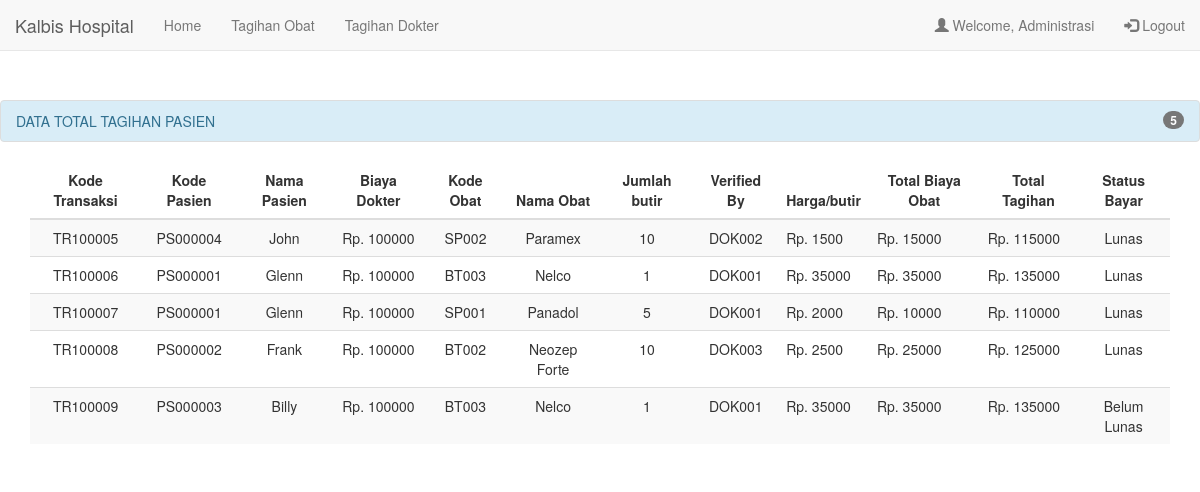
/adm/adm_index.php (signed in), run on the app's committed database.
### tables this page shows
CREATE TABLE `biaya_obat` (
  `kd_transaksi` int(11) NOT NULL,
  `kd_pasien` int(11) NOT NULL,
  `kd_obat` char(5) NOT NULL,
  `jumlah` int(11) NOT NULL,
  `status_bayar` varchar(15) NOT NULL
);

CREATE TABLE `pasien` (
  `kd_pasien` int(11) NOT NULL,
  `no_ktp` char(16) NOT NULL,
  `nama_pasien` varchar(25) NOT NULL,
  `tgl_lhr` date NOT NULL,
  `alamat_p` varchar(50) NOT NULL,
  `riwayat_p` varchar(30) NOT NULL,
  `status` varchar(10) NOT NULL
);

CREATE TABLE `biaya_dok` (
  `kd_transaksi` int(11) NOT NULL,
  `kd_pasien` int(11) NOT NULL,
  `biaya_dok` int(11) NOT NULL,
  `status_bayar` varchar(15) NOT NULL
);

CREATE TABLE `obat_farmasi` (
  `kd_obat` char(5) NOT NULL,
  `nama_obat` varchar(15) NOT NULL,
  `indikasi` varchar(30) NOT NULL,
  `dosis` varchar(10) NOT NULL,
  `bentuk` varchar(15) NOT NULL,
  `stok` int(11) NOT NULL,
  `satuan` enum('butir','botol') NOT NULL
);

CREATE TABLE `diagnosa` (
  `kd_periksa` int(11) NOT NULL,
  `kd_pasien` int(11) NOT NULL,
  `diagnosa` varchar(30) NOT NULL,
  `kd_obat` char(5) NOT NULL,
  `jumlah` int(11) NOT NULL,
  `verifiedBy` varchar(10) NOT NULL
);

CREATE TABLE `obat_keu` (
  `kd_obat` char(5) NOT NULL,
  `harga_satuan` int(11) NOT NULL
);

### adm/adm_index.php (the view, shortened to what this page needs)
<?php
	$host = "localhost";
	$user = "root";
	$pass = "";
	$dbname = "kalbis_rs";
	$koneksi = mysqli_connect($host, $user, $pass, $dbname);
	$query = "SELECT a.kd_transaksi, a.status_bayar AS obat, a.kd_pasien, d.nama_pasien, c.biaya_dok, c.status_bayar AS dok, a.kd_obat, e.nama_obat,
			  a.jumlah, b.harga_satuan, a.jumlah*b.harga_satuan, a.jumlah * b.harga_satuan + c.biaya_dok, f.verifiedBy
			  FROM biaya_obat a, obat_keu b, biaya_dok c, pasien d, obat_farmasi e, diagnosa f
			  WHERE b.kd_obat = a.kd_obat AND c.kd_pasien = a.kd_pasien AND
			  a.kd_pasien = d.kd_pasien AND a.kd_obat = e.kd_obat AND a.kd_transaksi = f.kd_periksa AND
			  c.kd_transaksi = f.kd_periksa ORDER BY a.kd_transaksi";
	$sql2 = mysqli_query($koneksi, $query);
	if(@$_SESSION['pendaftaran'] || @$_SESSION['dokter'] || @$_SESSION['dok001'] || @$_SESSION['dok002'] || @$_SESSION['dok003'] ||
	@$_SESSION['admin'] || @$_SESSION['farmasi'] || @$_SESSION['keuangan']){
?>
<!DOCTYPE html>
<html>
<head>
	<link rel="stylesheet" href="http://maxcdn.bootstrapcdn.com/bootstrap/3.3.6/css/bootstrap.min.css">
</head>
<body>
	<nav class="navbar navbar-default navbar-fixed-top">
		<div class="container-fluid">
			<div class="navbar-header">
			<a class="navbar-brand" href="#">Kalbis Hospital</a>
		</div>
		<ul class="nav navbar-nav">
			<li><a href="adm_index.php">Home</a></li>
			<li><a href="adm_biaya_obat.php">Tagihan Obat</a></li>
			<li><a href="adm_tagihan_dokter.php">Tagihan Dokter</a></li>
		</ul>
		<ul class="nav navbar-nav navbar-right">
			<li><a href="adm_profile.php"><span class="glyphicon glyphicon-user"></span> Welcome, Administrasi</a></li>
			<li><a href="../logout.php"><span class="glyphicon glyphicon-log-in"></span> Logout</a></li>
		</ul>
	  </div>
	</nav>
	<div id="tabel">
		<ul class="list-group ">
			<li class="list-group-item list-group-item-info">
				<span class="badge">
					<?php
						$result = mysqli_query($koneksi, "SELECT COUNT(*) AS `count` FROM biaya_obat");
						$row = mysqli_fetch_assoc($result);
						$count = $row['count'];
						echo $count;
					?>
				</span>DATA TOTAL TAGIHAN PASIEN
			</li>
		</ul>
		<div class="container">
			<table class="table table-striped">
				<thead>
					<tr>
						<th>Kode Transaksi</th>
						<th>Kode Pasien</th>
						<th>Nama Pasien</th>
						<th>Biaya Dokter</th>
						<th>Kode Obat</th>
						<th>Nama Obat</th>
						<th>Jumlah butir</th>
						<th>Verified By</th>
						<th>Harga/butir</th>
						<th>Total Biaya Obat</th>
						<th>Total Tagihan</th>
						<th>Status Bayar</th>
					</tr>
				</thead>
				<tbody>
					<?php
						while($row = mysqli_fetch_assoc($sql2)){
							$total = $row['jumlah'] * $row['harga_satuan'];
							$tot_tagihan = $total + $row['biaya_dok'];
							if($row['dok'] == "Lunas" && $row['obat'] == "Lunas"){
								$status = "Lunas";
							} else {
								$status = "Belum Lunas";
							}
							echo "<tr>";
							echo "<td class='td'>" . "TR" . $row['kd_transaksi'] . "</td>";
							echo "<td class='td'>PS00000" . $row['kd_pasien'] . "</td>";
							echo "<td class='td'>" . $row['nama_pasien'] . "</td>";
							echo "<td class='td'>Rp. " . $row['biaya_dok'] . "</td>";
							echo "<td class='td'>" . $row['kd_obat'] . "</td>";
							echo "<td class='td'>" . $row['nama_obat'] . "</td>";
							echo "<td class='td'>" . $row['jumlah'] . "</td>";
							echo "<td class='td'>" . $row['verifiedBy'] . "</td>";
							echo "<td style='text-align: left;'>Rp. " . $row['harga_satuan'] . "</td>";
							echo "<td style='text-align: left;'>Rp. " . $total . "</td>";
							echo "<td style='text-align: left;'>Rp. " . $tot_tagihan . "</td>";
							echo "<td class='td'>" . $status . "</td>";
							echo "</tr>";
						}
					?>
				</tbody>
			</table>
		</div>
	</div>
</body>
</html>
<?php
	} else {
		header("Location: ../login.php");
	}
?>

### adm/adm_index.php (style rules this page uses)
#tabel { margin: 100px auto; width: 1200px; }
table tr .td { text-align: center; }
table tr th { text-align: center; }

### data on the page
biaya_obat: kd_transaksi "100005", kd_pasien "4", kd_pasien.nama_pasien "John", biaya_dok.biaya_dok "100000", kd_obat "SP002", kd_obat.nama_obat "Paramex", jumlah "10", diagnosa.verifiedBy "DOK002", obat_keu.harga_satuan "1500", jumlah.harga_satuan "15000", jumlah.biaya_dok "115000", biaya_dok.status_bayar "Lunas"
biaya_obat: kd_transaksi "100006", kd_pasien "1", kd_pasien.nama_pasien "Glenn", biaya_dok.biaya_dok "100000", kd_obat "BT003", kd_obat.nama_obat "Nelco", jumlah "1", diagnosa.verifiedBy "DOK001", obat_keu.harga_satuan "35000", jumlah.biaya_dok "135000", biaya_dok.status_bayar "Lunas"
biaya_obat: kd_transaksi "100007", kd_pasien "1", kd_pasien.nama_pasien "Glenn", biaya_dok.biaya_dok "100000", kd_obat "SP001", kd_obat.nama_obat "Panadol", jumlah "5", diagnosa.verifiedBy "DOK001", obat_keu.harga_satuan "2000", jumlah.harga_satuan "10000", jumlah.biaya_dok "110000", biaya_dok.status_bayar "Lunas"
biaya_obat: kd_transaksi "100008", kd_pasien "2", kd_pasien.nama_pasien "Frank", biaya_dok.biaya_dok "100000", kd_obat "BT002", kd_obat.nama_obat "Neozep Forte", jumlah "10", diagnosa.verifiedBy "DOK003", obat_keu.harga_satuan "2500", jumlah.harga_satuan "25000", jumlah.biaya_dok "125000", biaya_dok.status_bayar "Lunas"
biaya_obat: kd_transaksi "100009", kd_pasien "3", kd_pasien.nama_pasien "Billy", biaya_dok.biaya_dok "100000", kd_obat "BT003", kd_obat.nama_obat "Nelco", jumlah "1", diagnosa.verifiedBy "DOK001", obat_keu.harga_satuan "35000", jumlah.biaya_dok "135000", biaya_dok.status_bayar "Belum Lunas"

### other printed values
$count "5"
